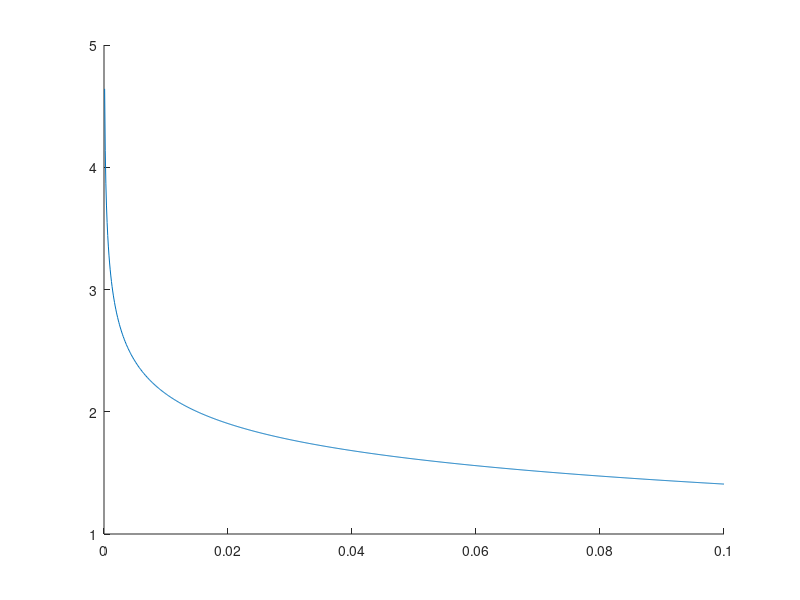

This chart was generated by the following MATLAB code:
%% Example
clear 
clc
close all


% s = 10;
% x = [-10:0.01:5];
% rng('default')
% theta = rand(1,1); theta = [theta,1-theta];
% %theta = [0.5,0.5];
% 
% f1 = (s+1)/theta(1)-(theta(2)/theta(1))*exp(x);
% f2 = (s+1)/theta(2)-(theta(1)/theta(2))*exp(x);
% ind1 = (f1>0);
% ind2 = (f2>0);
% 
% figure 
% hold on
% plot(x(ind1),log(f1(ind1)))
% plot(log(f2(ind2)),x(ind2))
% legend('f1','f2')
% hold off

%% Sigman

% bp = 6.779746e-03;
% cp = 2.877843e+01;
% bn = 5.210701e-02;
% cn = 6.110235e+00;
% 
% bp = 7.5964e-03;
% cp = 1.5592e+00;
% bn = 1.8120e-02;
% cn = 6.3083e-01;
% 
% N = 100;
% mup = bp*cp;
% sigmap = bp*sqrt(cp);
% mun = bn*cn;
% sigman = linspace(0.005,0.25,N)';
% 
% bp = zeros(N,1);
% cp = zeros(N,1);
% bn = zeros(N,1);
% cn = zeros(N,1);
% 
% for i = 1 : N
%     bp(i) = ( (sigmap.^2)./mup  )';
%     cp(i) = ( (mup.^2)./(sigmap.^2) )';
%     bn(i) = ( (sigman(i).^2)./mun )';
%     cn(i) = ( (mun.^2)./(sigman(i).^2) )';
% end
% 
% a = log( ((1-bp).^(-cp)).*((1+bn).^(-cn)) );
% 
% figure
% plot(sigman,a)
% xlabel('$\sigma_{n}$', 'Interpreter', 'latex')

%% Sigmap

% bp = 6.779746e-03;
% cp = 2.877843e+01;
% bn = 5.210701e-02;
% cn = 6.110235e+00;
% 
% N = 100;
% mup = bp*cp;
% sigmap = linspace(0.005,0.25,N)'; %3.6370e-02
% mun = bn*cn;
% sigman = bn*sqrt(cn);
% 
% bp = zeros(N,1);
% cp = zeros(N,1);
% bn = zeros(N,1);
% cn = zeros(N,1);
% 
% for i = 1 : N
%     bp(i) = ( (sigmap(i).^2)./mup  )';
%     cp(i) = ( (mup.^2)./(sigmap(i).^2) )';
%     bn(i) = ( (sigman.^2)./mun )';
%     cn(i) = ( (mun.^2)./(sigman.^2) )';
% end
% 
% a = log( ((1-bp).^(-cp)).*((1+bn).^(-cn)) );
% 
% figure
% plot(sigmap,a)
% xlabel('$\sigma_{p}$', 'Interpreter', 'latex')

%%
% c = 0.01:0.01:10;
% p = abs(100*rand(1,1));
% Gamman = (1./c).*(1-exp(-c*p));
% figure
% box on
% grid on
% plot(c,Gamman)

%% 
% close all
% clear
% clc
% 
% cu = 0.5;
% cl = 0.005;
% gamma = 0.25;
% alpha = 1;
% 
% c = 0.05:0.001:0.15;
% 
% b = alpha*exp( 1./(c-cl) ).*exp(-1./(cu-c)).*(c<cu);
% b(~isfinite(b)) = 0;
% b(isnan(b)) = 0;
% 
% plot( c, b)

%% 
% close all
% clear
% clc
% 
% cu = 0.99;
% cl = 0.1;
% gamma = 0.25;
% a = 1;
% b = 1;
% 
% c = 0.1:0.1:50;
% 
% x = 0.01:0.01:0.1;
% 
% figure
% hold on
% box on
% grid on
% 
% for i=1:length(x)
%     %reb = exp( 1./(c-cl) ).*exp(-1./(cu-c)).*(c<cu);
%     psip = b.*exp(-c*x(i));%-reb;
%     psin = -((a.*c.*exp(-c*x(i)))/(1+gamma)).*(1-exp(-c*x(i))).^(-gamma/(1+gamma));
%     plot(c,psin)    
% end
% hold off

%%
close all
clear
clc

gamma = 0.2;
c = 0.0001:0.0001:0.1;
f1 = (1./c).*(1-exp(-c));
f2 = (1./c).*(1-exp(-c)).^(1/(1+gamma));

figure
hold on
plot(c,f2)
%legend('$f_1$', '$f_2$', 'interpreter','latex')